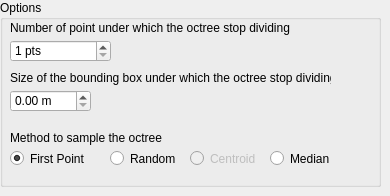
         <widget class="QWidget" name="OctreeGridFilter">
          <widget class="QGroupBox" name="groupBox_8">
           <property name="geometry">
            <rect>
             <x>0</x>
             <y>0</y>
             <width>381</width>
             <height>187</height>
            </rect>
           </property>
           <property name="title">
            <string>Options</string>
           </property>
           <widget class="QLabel" name="stopPointOctreeTitle">
            <property name="geometry">
             <rect>
              <x>10</x>
              <y>20</y>
              <width>361</width>
              <height>16</height>
             </rect>
            </property>
            <property name="text">
             <string>Number of point under which the octree stop dividing</string>
            </property>
           </widget>
           <widget class="QLabel" name="octreeSampleTitle">
            <property name="geometry">
             <rect>
              <x>10</x>
              <y>130</y>
              <width>341</width>
              <height>16</height>
             </rect>
            </property>
            <property name="text">
             <string>Method to sample the octree</string>
            </property>
           </widget>
           <widget class="QRadioButton" name="octreeSampleRandom">
            <property name="geometry">
             <rect>
              <x>110</x>
              <y>150</y>
              <width>141</width>
              <height>17</height>
             </rect>
            </property>
            <property name="text">
             <string>Random</string>
            </property>
            <property name="checked">
             <bool>false</bool>
            </property>
            <attribute name="buttonGroup">
             <string notr="true">buttonGroup_5</string>
            </attribute>
           </widget>
           <widget class="QRadioButton" name="octreeSampleFirst">
            <property name="geometry">
             <rect>
              <x>10</x>
              <y>150</y>
              <width>91</width>
              <height>17</height>
             </rect>
            </property>
            <property name="text">
             <string>First Point</string>
            </property>
            <property name="checked">
             <bool>true</bool>
            </property>
            <attribute name="buttonGroup">
             <string notr="true">buttonGroup_5</string>
            </attribute>
           </widget>
           <widget class="QDoubleSpinBox" name="stopPointOctree">
            <property name="geometry">
             <rect>
              <x>10</x>
              <y>40</y>
              <width>101</width>
              <height>22</height>
             </rect>
            </property>
            <property name="suffix">
             <string> pts</string>
            </property>
            <property name="decimals">
             <number>0</number>
            </property>
            <property name="minimum">
             <double>1.000000000000000</double>
            </property>
            <property name="maximum">
             <double>10000000.000000000000000</double>
            </property>
            <property name="singleStep">
             <double>10.000000000000000</double>
            </property>
            <property name="value">
             <double>1.000000000000000</double>
            </property>
           </widget>
           <widget class="QLabel" name="octreeSizeTitle">
            <property name="geometry">
             <rect>
              <x>10</x>
              <y>70</y>
              <width>321</width>
              <height>16</height>
             </rect>
            </property>
            <property name="text">
             <string>Size of the bounding box under which the octree stop dividing</string>
            </property>
           </widget>
           <widget class="QDoubleSpinBox" name="octreeSize">
            <property name="geometry">
             <rect>
              <x>10</x>
              <y>90</y>
              <width>81</width>
              <height>22</height>
             </rect>
            </property>
            <property name="suffix">
             <string> m</string>
            </property>
            <property name="decimals">
             <number>2</number>
            </property>
            <property name="minimum">
             <double>0.000000000000000</double>
            </property>
            <property name="maximum">
             <double>10000000.000000000000000</double>
            </property>
            <property name="singleStep">
             <double>0.100000000000000</double>
            </property>
            <property name="value">
             <double>0.000000000000000</double>
            </property>
           </widget>
           <widget class="QRadioButton" name="octreeSampleCentroid">
            <property name="enabled">
             <bool>false</bool>
            </property>
            <property name="geometry">
             <rect>
              <x>190</x>
              <y>150</y>
              <width>71</width>
              <height>17</height>
             </rect>
            </property>
            <property name="text">
             <string>Centroid</string>
            </property>
            <property name="checked">
             <bool>false</bool>
            </property>
            <attribute name="buttonGroup">
             <string notr="true">buttonGroup_5</string>
            </attribute>
           </widget>
           <widget class="QRadioButton" name="octreeSampleMedian">
            <property name="geometry">
             <rect>
              <x>270</x>
              <y>150</y>
              <width>71</width>
              <height>17</height>
             </rect>
            </property>
            <property name="text">
             <string>Median</string>
            </property>
            <property name="checked">
             <bool>false</bool>
            </property>
            <attribute name="buttonGroup">
             <string notr="true">buttonGroup_5</string>
            </attribute>
           </widget>
          </widget>
         </widget>
